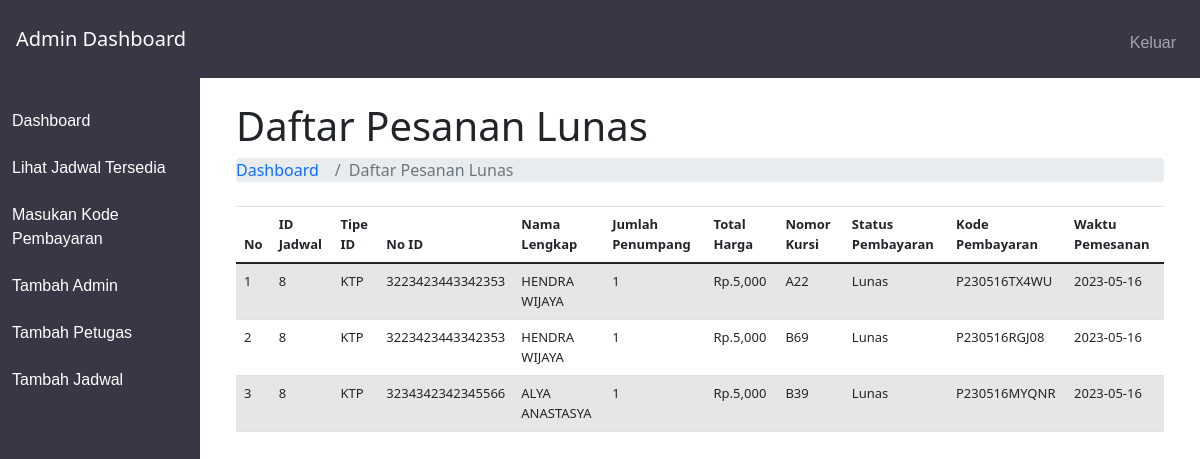
The page /admin-dashboard/index.php?page=show_lunas (signed in) on the database its author committed.
### tables this page shows
CREATE TABLE `rincian_pemesanan` (
  `id_pemesanan` int(11) NOT NULL,
  `id_pengguna` int(11) DEFAULT NULL,
  `id_jadwal` int(11) DEFAULT NULL,
  `tipe_id` varchar(255) DEFAULT NULL,
  `no_id` longtext DEFAULT NULL,
  `nama_lengkap` longtext DEFAULT NULL,
  `jumlah_penumpang` int(11) DEFAULT NULL,
  `total_harga` int(11) DEFAULT NULL,
  `status_pembayaran` enum('Lunas','Belum Bayar','Dibatalkan') NOT NULL,
  `kode_pembayaran` varchar(225) NOT NULL,
  `nomor_kursi` varchar(225) NOT NULL,
  `waktu_pemesanan` date NOT NULL DEFAULT current_timestamp()
);

### admin-dashboard/show_lunas.php (the view, shortened to what this page needs)
<!DOCTYPE html>
<html>
<head>
</head>
<body>
  <div class="container-fluid px-4">
    <h1 class="mt-4">Daftar Pesanan Lunas</h1>
    <ol class="breadcrumb mb-4">
      <li class="breadcrumb-item"><a href="index.php" class="text-decoration-none">Dashboard</a></li>
      <li class="breadcrumb-item active">Daftar Pesanan Lunas</li>
    </ol>
    <div class="table-responsive">
      <table class="table table-striped">
        <thead>
          <tr>
            <th>No</th>
            <th>ID Jadwal</th>
            <th>Tipe ID</th>
            <th>No ID</th>
            <th>Nama Lengkap</th>
            <th>Jumlah Penumpang</th>
            <th>Total Harga</th>
            <th>Nomor Kursi</th>
            <th>Status Pembayaran</th>
            <th>Kode Pembayaran</th>
            <th>Waktu Pemesanan</th>
          </tr>
        </thead>
        <tbody>
          <?php
          include "../koneksi.php";
          $sql = "SELECT * FROM rincian_pemesanan WHERE status_pembayaran = 'Lunas'";
          $result = mysqli_query($conn, $sql);
          if (mysqli_num_rows($result) > 0) {
            $no = 1;
            while ($row = mysqli_fetch_assoc($result)) {
              echo "<tr>";
              echo "<td>" . $no++ . "</td>";
              echo "<td>" . $row["id_jadwal"] . "</td>";
              echo "<td>" . $row["tipe_id"] . "</td>";
              echo "<td>" . $row["no_id"] . "</td>";
              echo "<td>" . $row["nama_lengkap"] . "</td>";
              echo "<td>" . $row["jumlah_penumpang"] . "</td>";
              echo "<td>" . "Rp." . number_format($row["total_harga"]) . "</td>";
              echo "<td>" . $row["nomor_kursi"] . "</td>";
              echo "<td>" . $row["status_pembayaran"] . "</td>";
              echo "<td>" . $row["kode_pembayaran"] . "</td>";
              echo "<td>" . $row["waktu_pemesanan"] . "</td>";
              echo "</tr>";
            }
          } else {
            echo "<tr><td colspan='11'>Tidak ada pemesanan yang sudah lunas.</td></tr>";
          }
          ?>
        </tbody>
      </table>
    </div>
  </div>
</body>
</html>

### admin-dashboard/admin-assets/style-admin-index.css (style rules this page uses)
table, thead, tr, th { font-size: 13px; }

### rows shown on the page
rincian_pemesanan: id_jadwal "8", tipe "KTP", no "3223423443342353", nama_lengkap "HENDRA WIJAYA", jumlah_penumpang "1", total_harga "5,000", nomor_kursi "A22", status_pembayaran "Lunas", kode_pembayaran "P230516TX4WU", waktu_pemesanan "2023-05-16"
rincian_pemesanan: id_jadwal "8", tipe "KTP", no "3223423443342353", nama_lengkap "HENDRA WIJAYA", jumlah_penumpang "1", total_harga "5,000", nomor_kursi "B69", status_pembayaran "Lunas", kode_pembayaran "P230516RGJ08", waktu_pemesanan "2023-05-16"
rincian_pemesanan: id_jadwal "8", tipe "KTP", no "3234342342345566", nama_lengkap "ALYA ANASTASYA", jumlah_penumpang "1", total_harga "5,000", nomor_kursi "B39", status_pembayaran "Lunas", kode_pembayaran "P230516MYQNR", waktu_pemesanan "2023-05-16"
